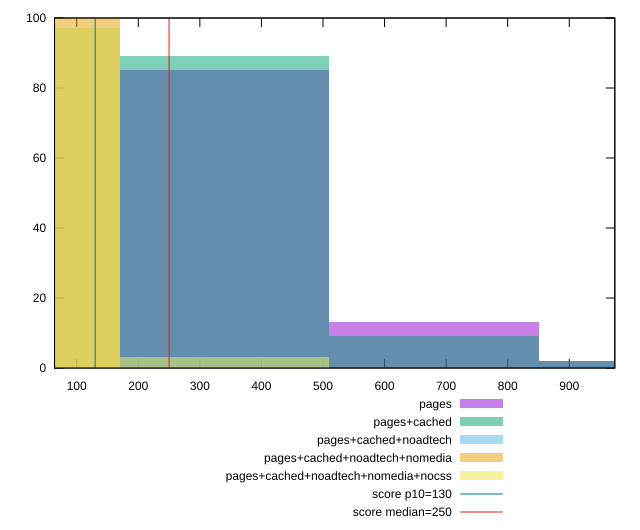

The gnuplot source for this figure:
reset

$pages <<EOF
680.5114904111628 13
1020.7672356167441 2
340.2557452055814 85
EOF

$pagesCached <<EOF
1020.7672356167441 2
680.5114904111628 9
340.2557452055814 89
EOF

$pagesCachedNoadtech <<EOF
340.2557452055814 3
0 97
EOF

$pagesCachedNoadtechNomedia <<EOF
0 100
EOF

$pagesCachedNoadtechNomediaNocss <<EOF
340.2557452055814 3
0 97
EOF

set key outside below
set boxwidth 340.2557452055814
set xrange [64:973.9999999999991]
set yrange [0:100]
set trange [0:100]
set style fill transparent solid 0.5 noborder

set parametric
set terminal svg size 640, 530 enhanced background rgb 'white'
set output "report_00019_2021-02-10T18-14-37.922Z//max-potential-fid/comparison/histogram/all_raw.svg"

plot $pages title "pages" with boxes, \
     $pagesCached title "pages+cached" with boxes, \
     $pagesCachedNoadtech title "pages+cached+noadtech" with boxes, \
     $pagesCachedNoadtechNomedia title "pages+cached+noadtech+nomedia" with boxes, \
     $pagesCachedNoadtechNomediaNocss title "pages+cached+noadtech+nomedia+nocss" with boxes, \
     130,t title "score p10=130", \
     250,t title "score median=250"

reset
